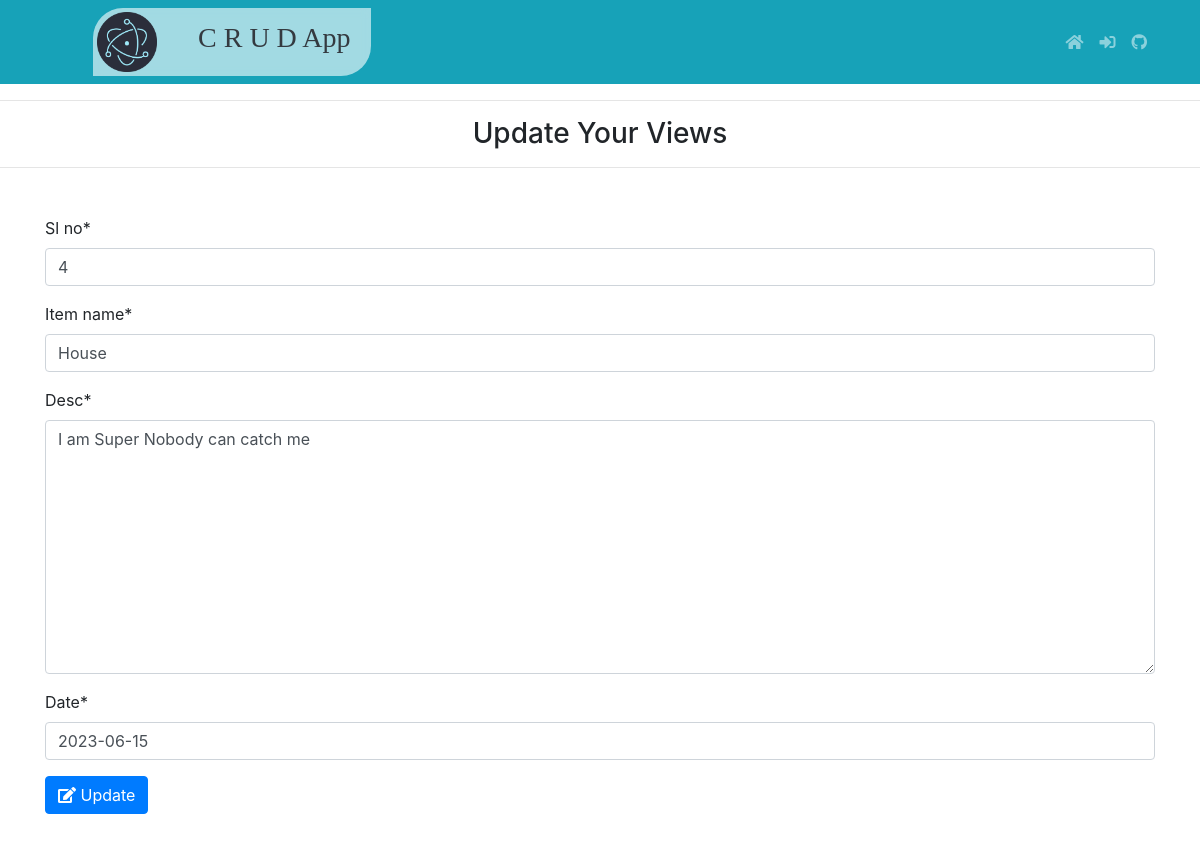
The page /update/4/update/ on the database its author committed.
### crudapp/models.py (models this page shows, shortened)
class Crud(models.Model):
    sl_no = models.IntegerField()
    item_name = models.CharField(max_length=250)
    desc = models.TextField()
    date = models.DateField()

### crudapp/views.py (the view, shortened to what this page needs)
# urls.py: path('update/<int:pk>/update/', views.CrudUpdate.as_view(), name='update'),
class CrudUpdate(UpdateView):
    model = Crud
    template_name = 'update.html'
    context_object_name = 'crud'
    fields = ('sl_no', 'item_name', 'desc', 'date')

### templates/update.html (shortened to what this page needs)
{% extends 'base.html' %}
{% load crispy_forms_tags %}
{% block content %}
<hr>
<h3 class="text-center"> Update Your Views </h3>
<hr>
<div class="container my-5 ">
  <form method="POST">
    {{form|crispy }}
    <button type="submit" class="btn btn-primary">
    <i class="fas fa-edit"></i> Update
  </button>
  </form>
</div>
{% endblock %}

### rows shown on the page
Crud: sl_no "4", item_name "House", desc "I am Super Nobody can catch me", date "2023-06-15"
